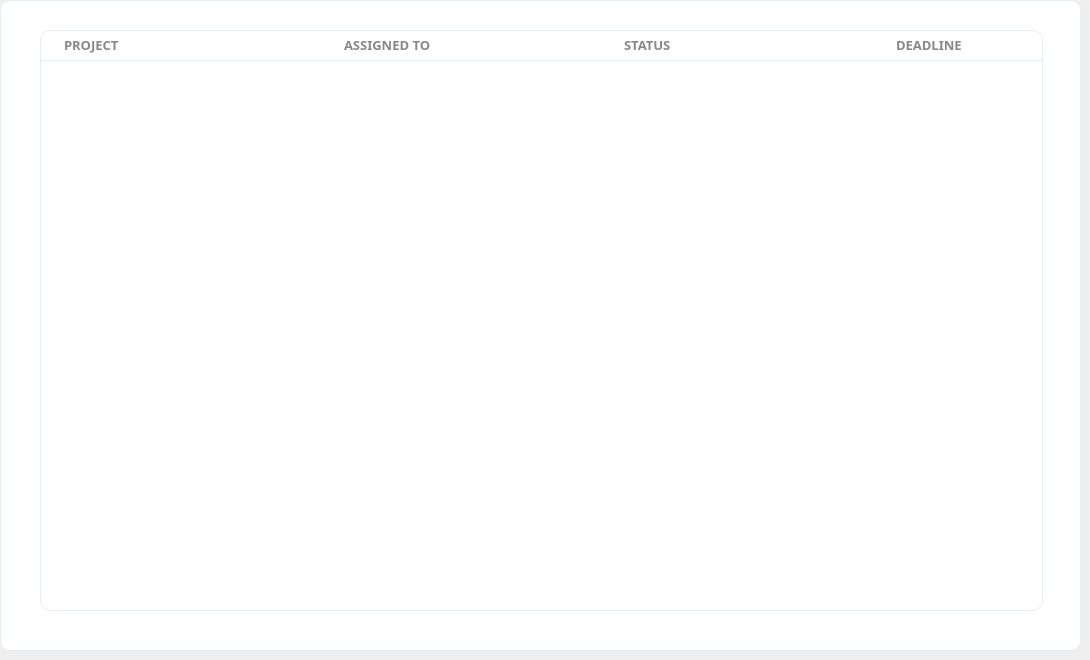
     <widget class="QWidget" name="page_progress">
      <widget class="QFrame" name="frame_pro_2">
       <property name="geometry">
        <rect>
         <x>0</x>
         <y>0</y>
         <width>1081</width>
         <height>651</height>
        </rect>
       </property>
       <property name="styleSheet">
        <string notr="true">background: white;
border-radius: 10px;
border: 1px solid #e7ecf1;</string>
       </property>
       <property name="frameShape">
        <enum>QFrame::StyledPanel</enum>
       </property>
       <property name="frameShadow">
        <enum>QFrame::Raised</enum>
       </property>
       <widget class="QLabel" name="label_sname_3">
        <property name="geometry">
         <rect>
          <x>40</x>
          <y>30</y>
          <width>281</width>
          <height>31</height>
         </rect>
        </property>
        <property name="font">
         <font>
          <family>Segoe UI Semibold</family>
          <pointsize>10</pointsize>
          <weight>75</weight>
          <bold>true</bold>
         </font>
        </property>
        <property name="styleSheet">
         <string notr="true">background:none;
border:none;
color:#888888;
border-radius: none;
border-bottom:1px solid #e7ecf1;
padding-left:20px;</string>
        </property>
        <property name="text">
         <string>PROJECT</string>
        </property>
       </widget>
       <widget class="QLabel" name="label_sname_4">
        <property name="geometry">
         <rect>
          <x>320</x>
          <y>30</y>
          <width>291</width>
          <height>31</height>
         </rect>
        </property>
        <property name="font">
         <font>
          <family>Segoe UI Semibold</family>
          <pointsize>10</pointsize>
          <weight>75</weight>
          <bold>true</bold>
         </font>
        </property>
        <property name="styleSheet">
         <string notr="true">background:none;
border:none;
color:#888888;
border-radius: none;
border-bottom:1px solid #e7ecf1;
padding-left:20px;</string>
        </property>
        <property name="text">
         <string>ASSIGNED TO</string>
        </property>
       </widget>
       <widget class="QLabel" name="label_sname_5">
        <property name="geometry">
         <rect>
          <x>600</x>
          <y>30</y>
          <width>281</width>
          <height>31</height>
         </rect>
        </property>
        <property name="font">
         <font>
          <family>Segoe UI Semibold</family>
          <pointsize>10</pointsize>
          <weight>75</weight>
          <bold>true</bold>
         </font>
        </property>
        <property name="styleSheet">
         <string notr="true">background:none;
border:none;
color:#888888;
border-radius: none;
border-bottom:1px solid #e7ecf1;
padding-left:20px;</string>
        </property>
        <property name="text">
         <string>STATUS</string>
        </property>
       </widget>
       <widget class="QLabel" name="label_sname_6">
        <property name="geometry">
         <rect>
          <x>872</x>
          <y>30</y>
          <width>171</width>
          <height>31</height>
         </rect>
        </property>
        <property name="font">
         <font>
          <family>Segoe UI Semibold</family>
          <pointsize>10</pointsize>
          <weight>75</weight>
          <bold>true</bold>
         </font>
        </property>
        <property name="styleSheet">
         <string notr="true">background:none;
border:none;
color:#888888;
border-radius: none;
border-bottom:1px solid #e7ecf1;
padding-left:20px;</string>
        </property>
        <property name="text">
         <string>DEADLINE</string>
        </property>
       </widget>
       <widget class="QTableView" name="tableView">
        <property name="geometry">
         <rect>
          <x>40</x>
          <y>30</y>
          <width>1003</width>
          <height>581</height>
         </rect>
        </property>
        <property name="font">
         <font>
          <family>Segoe UI Semibold</family>
          <pointsize>10</pointsize>
          <weight>75</weight>
          <italic>false</italic>
          <bold>true</bold>
         </font>
        </property>
        <property name="focusPolicy">
         <enum>Qt::NoFocus</enum>
        </property>
        <property name="styleSheet">
         <string notr="true">*{
padding-top:31px;
}

::item{
border-bottom:1px solid #e7ecf1;
padding-left:20px;
}

::item:selected{
color:black;
background:#e7ecf1;
}</string>
        </property>
        <property name="horizontalScrollBarPolicy">
         <enum>Qt::ScrollBarAlwaysOff</enum>
        </property>
        <property name="autoScroll">
         <bool>false</bool>
        </property>
        <property name="alternatingRowColors">
         <bool>true</bool>
        </property>
        <property name="selectionMode">
         <enum>QAbstractItemView::SingleSelection</enum>
        </property>
        <property name="selectionBehavior">
         <enum>QAbstractItemView::SelectRows</enum>
        </property>
        <property name="textElideMode">
         <enum>Qt::ElideLeft</enum>
        </property>
        <property name="showGrid">
         <bool>false</bool>
        </property>
        <attribute name="horizontalHeaderVisible">
         <bool>false</bool>
        </attribute>
        <attribute name="horizontalHeaderDefaultSectionSize">
         <number>277</number>
        </attribute>
        <attribute name="horizontalHeaderHighlightSections">
         <bool>false</bool>
        </attribute>
        <attribute name="horizontalHeaderShowSortIndicator" stdset="0">
         <bool>true</bool>
        </attribute>
        <attribute name="verticalHeaderVisible">
         <bool>false</bool>
        </attribute>
        <attribute name="verticalHeaderDefaultSectionSize">
         <number>31</number>
        </attribute>
       </widget>
       <zorder>tableView</zorder>
       <zorder>label_sname_3</zorder>
       <zorder>label_sname_4</zorder>
       <zorder>label_sname_5</zorder>
       <zorder>label_sname_6</zorder>
      </widget>
     </widget>
